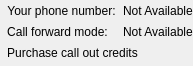
<ui version="4.0" >
 <author></author>
 <comment></comment>
 <exportmacro></exportmacro>
 <class>CreditWidget</class>
 <widget class="QWidget" name="CreditWidget" >
  <property name="geometry" >
   <rect>
    <x>0</x>
    <y>0</y>
    <width>193</width>
    <height>66</height>
   </rect>
  </property>
  <layout class="QGridLayout" >
   <property name="margin" >
    <number>0</number>
   </property>
   <property name="spacing" >
    <number>0</number>
   </property>
   <item row="0" column="1" >
    <widget class="QLabel" name="landlineNumberLabel" >
     <property name="toolTip" >
      <string>Your Wengo phone number</string>
     </property>
     <property name="text" >
      <string>Not Available</string>
     </property>
    </widget>
   </item>
   <item row="0" column="0" >
    <widget class="QToolButton" name="landlineNumberButton" >
     <property name="text" >
      <string>Your phone number:</string>
     </property>
     <property name="icon" >
      <iconset resource="../wengophone.qrc" >:/pics/contact/landline.png</iconset>
     </property>
     <property name="toolButtonStyle" >
      <enum>Qt::ToolButtonTextBesideIcon</enum>
     </property>
     <property name="autoRaise" >
      <bool>true</bool>
     </property>
    </widget>
   </item>
   <item row="1" column="0" >
    <widget class="QToolButton" name="callForwardButton" >
     <property name="toolTip" >
      <string>Click here to change your call forward settings</string>
     </property>
     <property name="text" >
      <string>Call forward mode:</string>
     </property>
     <property name="icon" >
      <iconset resource="../wengophone.qrc" >:/pics/profilebar/credit/call_forward.png</iconset>
     </property>
     <property name="toolButtonStyle" >
      <enum>Qt::ToolButtonTextBesideIcon</enum>
     </property>
     <property name="autoRaise" >
      <bool>true</bool>
     </property>
    </widget>
   </item>
   <item row="2" column="0" colspan="2" >
    <widget class="QToolButton" name="buyCreditsButton" >
     <property name="toolTip" >
      <string>Click here to buy Wengo's credits</string>
     </property>
     <property name="text" >
      <string>Purchase call out credits</string>
     </property>
     <property name="icon" >
      <iconset resource="../wengophone.qrc" >:/pics/profilebar/credit/wengos.png</iconset>
     </property>
     <property name="toolButtonStyle" >
      <enum>Qt::ToolButtonTextBesideIcon</enum>
     </property>
     <property name="autoRaise" >
      <bool>true</bool>
     </property>
    </widget>
   </item>
   <item row="1" column="1" >
    <widget class="QLabel" name="callForwardLabel" >
     <property name="toolTip" >
      <string>Call Forward Method</string>
     </property>
     <property name="text" >
      <string>Not Available</string>
     </property>
    </widget>
   </item>
  </layout>
 </widget>
 <pixmapfunction></pixmapfunction>
 <tabstops>
  <tabstop>landlineNumberButton</tabstop>
  <tabstop>callForwardButton</tabstop>
  <tabstop>buyCreditsButton</tabstop>
 </tabstops>
 <resources>
  <include location="../wengophone.qrc" />
 </resources>
 <connections/>
</ui>
